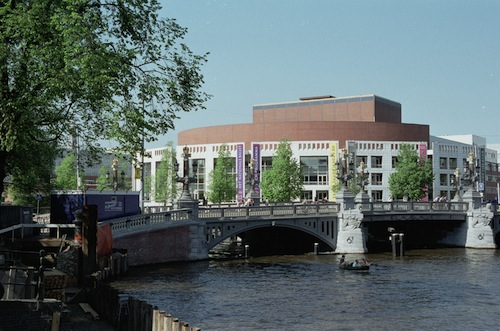
#> input picture data/Images_Homographie/Amst-1.jpg, 500 x 331 px
$ python q4.py
#> lines starting #> are read from the running program, lines starting #| are printed output that depends on the picture; after the words box and inside, x2 and y2 are one past the last pixel; in counts of white or black regions, pixels touching at a corner belong together
### src/q4_aux.py
import numpy as np
import cv2

def fix_color(img_source, img_reference, x_source, y_source, x_ref, y_ref):

    print(img_source.shape)

    # Get pixel colors for color adjustment
    color_source = img_source[y_source, x_source].astype(np.float32)
    color_reference = img_reference[y_ref, x_ref].astype(np.float32)

    # Calculate the necessary color adjustments
    diff = color_reference - color_source

    # Apply color adjustments to image
    img_source = cv2.add(img_source.astype(np.float32), diff)

    # Clip pixel values to valid range
    img_source = np.clip(img_source, 0, 255).astype(np.uint8)

    return img_source

def get_image_paths(image_title):

    if(image_title == "Amsterdam"):
        PATH_IMG1 = '../data/Images_Homographie/Amst-1.jpg'
        PATH_IMG2 = '../data/Images_Homographie/Amst-2.jpg'
        PATH_IMG3 = '../data/Images_Homographie/Amst-3.jpg'

    if(image_title == "Keble"):
        PATH_IMG1 = '../data/Images_Homographie/keble_a.jpg'
        PATH_IMG2 = '../data/Images_Homographie/keble_b.jpg'
        PATH_IMG3 = '../data/Images_Homographie/keble_c.jpg'

    if(image_title == "Paris"):
        PATH_IMG1 = '../data/Images_Homographie/paris_a.jpg'
        PATH_IMG2 = '../data/Images_Homographie/paris_b.jpg'
        PATH_IMG3 = '../data/Images_Homographie/paris_c.jpg'

    return PATH_IMG1, PATH_IMG2, PATH_IMG3

def pre_selected_points(image_title):

    if(image_title == "Amsterdam"):
        X_init1 = [[389, 100], [385, 189], [372, 198], [359, 127], [393, 131], [346, 161]]
        X_final1 = [[42, 103], [36, 190], [23, 199], [11, 126], [46, 134], [0, 165]]
        X_final2 = [[369, 75], [327, 97], [380, 180], [340, 176], [323, 137], [377, 103]]
        X_init2 = [[67, 76], [22, 95], [75, 179], [37, 175], [18, 136], [75, 105]]

    if(image_title == "Keble"):
        X_init1 = [[357, 16], [377, 200], [272, 206], [178, 165], [178, 76], [391, 87]]
        X_final1 = [[199, 25], [214, 201], [111, 206], [12, 164], [14, 68], [228, 94]]
        X_final2 = [[320, 24], [365, 157], [193, 201], [177, 93], [271, 68]]
        X_init2 = [[153, 30], [194, 161], [18, 203], [1, 88], [103, 69]]

    if(image_title == "Paris"):
        X_init1 = [[205, 122], [318, 183], [223, 174], [198, 186]]
        X_final1 = [[27, 117], [145, 183], [44, 175], [13, 186]]
        X_final2 = [[389, 137], [358, 218], [233, 151], [390, 160]]
        X_init2 = [[246, 131], [219, 204], [105, 139], [246, 154]]

    return X_init1, X_final1, X_init2, X_final2

### src/q4.py
import numpy as np
import cv2
from q4_aux import *

USE_PRE_SELECTED_POINTS = True # Set True to use the example points used in the rapport.
IMAGE_SELECTION = "Amsterdam" # 'Amsterdam', 'Keble' or 'Paris'.

print("OpenCV Version: ", cv2.__version__)

# Image paths
PATH_IMG1, PATH_IMG2, PATH_IMG3 = get_image_paths(IMAGE_SELECTION)

# Load images
img1 = cv2.imread(PATH_IMG1)
#> img1 is the input picture: shape (331, 500, 3); mean B, G, R 105.9, 106.3, 92.7
img2 = cv2.imread(PATH_IMG2)
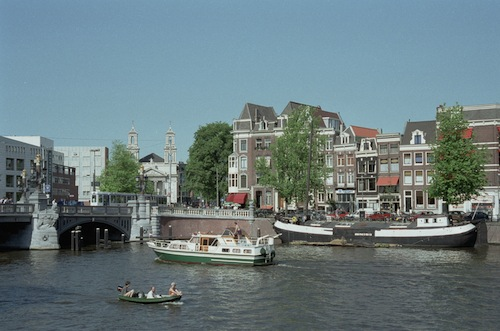
#> input picture data/Images_Homographie/Amst-2.jpg, 500 x 331 px
#> img2 is the input picture: shape (331, 500, 3); mean B, G, R 126.6, 123.3, 105.6
img3 = cv2.imread(PATH_IMG3)
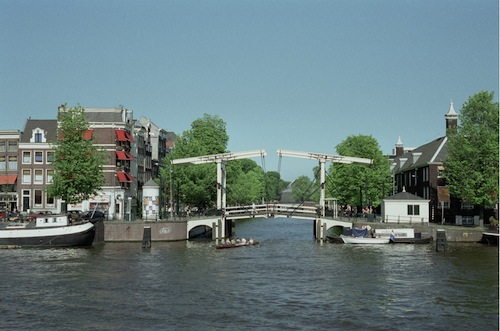
#> input picture data/Images_Homographie/Amst-3.jpg, 500 x 331 px
#> img3 is the input picture: shape (331, 500, 3); mean B, G, R 123.2, 122.6, 102.6

(h1, w1, c1) = img1.shape
#> h1 = 331; w1 = 500; c1 = 3

new_width = 400
new_height = int(new_width * h1 / w1)
#> new_height = 264

img1 = cv2.resize(img1, (new_width, new_height))
#> img1: shape (264, 400, 3)
img2 = cv2.resize(img2, (new_width, new_height))
#> img2: shape (264, 400, 3)
img3 = cv2.resize(img3, (new_width, new_height))
#> img3: shape (264, 400, 3)

# Variables to store points
points_selected = 0
X_init1 = []  # Points in image 1
X_final1 = []  # Points in image 2.1
X_final2 = []  # Points in image 2.2
X_init2 = []  # Points in image 3

# Clone images to allow resetting
clone_img1 = img1.copy()
clone_img2 = img2.copy()
clone_img3 = img3.copy()

if(USE_PRE_SELECTED_POINTS):
    X_init1, X_final1, X_init2, X_final2 = pre_selected_points(IMAGE_SELECTION)
else:

    # Function to select points on images
    def select_points(event, x, y, flags, param):
        global points_selected, X_init1, X_final1, X_final2, X_init2
        global img1, img2, img3

        if event == cv2.EVENT_LBUTTONDOWN:  # Click to select a point
            points_selected += 1
            if param == "Image1":
                X_init1.append([x, y])
                cv2.circle(img1, (x, y), 8, (0, 255, 255), 2)
                print(f"Point {points_selected} added to Image 1: ({x}, {y})")
            elif param == "Image2.1":
                X_final1.append([x, y])
                cv2.circle(img2, (x, y), 8, (0, 255, 255), 2)
                print(f"Point {points_selected} added to Image 2.1: ({x}, {y})")
            elif param == "Image2.2":
                X_final2.append([x, y])
                cv2.circle(img2, (x, y), 8, (0, 255, 255), 2)
                print(f"Point {points_selected} added to Image 2.2: ({x}, {y})")
            elif param == "Image3":
                X_init2.append([x, y])
                cv2.circle(img3, (x, y), 8, (0, 255, 255), 2)
                print(f"Point {points_selected} added to Image 3: ({x}, {y})")

    # Loops for visualization and point selection
    cv2.namedWindow("Image 1")
    cv2.setMouseCallback("Image 1", select_points, param="Image1")

    cv2.namedWindow("Image 2")
    cv2.setMouseCallback("Image 2", select_points, param="Image2.1")

    while True:
        cv2.imshow("Image 1", img1)
        cv2.imshow("Image 2", img2)

        key = cv2.waitKey(1) & 0xFF
        if key == ord("q") and points_selected >= 4:  # Requires at least 4 points
            points_selected = 0
            break

    cv2.setMouseCallback("Image 2", select_points, param="Image2.2")
    cv2.namedWindow("Image 3")
    cv2.setMouseCallback("Image 3", select_points, param="Image3")

    while True:
            cv2.imshow("Image 2", img2)
            cv2.imshow("Image 3", img3)

            key = cv2.waitKey(1) & 0xFF
            if key == ord("q") and points_selected >= 4:  # Requires at least 4 points
                break

# Reset images
img1 = clone_img1
img2 = clone_img2
img3 = clone_img3

# Add boundary points for alignment
X_init1.append([max([point[0] for point in X_init1]), new_height - 1])
X_init1.append([max([point[0] for point in X_init1]), 0])
X_final2.append([min([point[0] for point in X_final2]), new_height - 1])
X_final2.append([min([point[0] for point in X_final2]), 0])
X_final1.append([max([point[0] for point in X_final1]), new_height - 1])
X_final1.append([max([point[0] for point in X_final1]), 0])
X_init2.append([min([point[0] for point in X_init2]), new_height - 1])
X_init2.append([min([point[0] for point in X_init2]), 0])

# Convert selected points to numpy arrays
X_init1 = np.asarray(X_init1, dtype=np.float32)
X_final1 = np.asarray(X_final1, dtype=np.float32)
X_final2 = np.asarray(X_final2, dtype=np.float32)
X_init2 = np.asarray(X_init2, dtype=np.float32)

# Apply color adjustments to images
img1 = fix_color(img1, img2, int(X_init1[0, 0]), int(X_init1[0, 1]), int(X_final1[0, 0]), int(X_final1[0, 1]))
#| (264, 400, 3)
#> in fix_color, `color_source = img_source[y_source, x_source].astype(np.float32)`: color_source = [200, 189, 159]
#> in fix_color, `color_reference = img_reference[y_ref, x_ref].astype(np.float32)`: color_reference = [177, 164, 130]
#> in fix_color, `diff = color_reference - color_source`: diff = [-23, -25, -29]
#> in fix_color, `img_source = np.clip(img_source, 0, 255).astype(np.uint8)`:
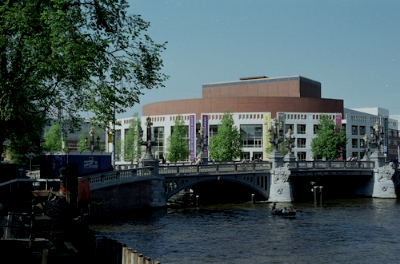
#> img_source: shape (264, 400, 3); mean of channels 0, 1, 2 84.3, 82.6, 66; drawn as B, G, R
img3 = fix_color(img3, img2, int(X_init2[0, 0]), int(X_init2[0, 1]), int(X_final2[0, 0]), int(X_final2[0, 1]))
#| (264, 400, 3)

# Estimate homographies
H1, status = cv2.findHomography(X_init1, X_final1)
#> status = [1, 1, 1, 1, 1, 1, 1, 1]
H2, status = cv2.findHomography(X_init2, X_final2)

# Panorama settings
panorama_width = 1400
panorama_height = 500

# Calculate translation offsets
tx = panorama_width / 2 - new_width / 2
ty = panorama_height / 2 - new_height / 2
#> ty = 118

# Apply translations to homographies
M = np.float32([[1, 0, tx], [0, 1, ty]])
#> M = [[1, 0, 500], [0, 1, 118]]
H1 = np.array([[1, 0, tx], [0, 1, ty], [0, 0, 1]]) @ H1
H2 = np.array([[1, 0, tx], [0, 1, ty], [0, 0, 1]]) @ H2

# Apply translation to the second image
img2 = cv2.warpAffine(img2, M, (panorama_width, panorama_height))
#> img2: shape (500, 1400, 3)

# Remove overlapping areas in images
img1[:, int(np.max(X_init1[:, 0])):] = [0, 0, 0]
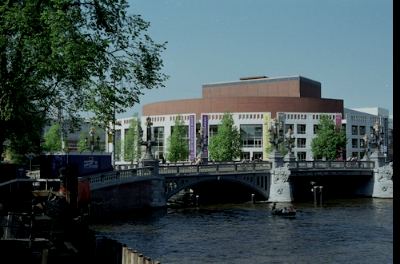
#> img1: shape (264, 400, 3); 1.7% of pixels changed, all inside (x1, y1, x2, y2) = (393, 0, 400, 264); drawn as B, G, R
img3[:, 0:int(np.min(X_init2[:, 0]))] = [0, 0, 0]
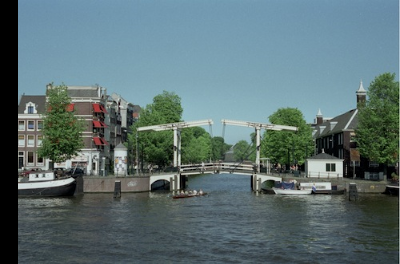
#> img3: shape (264, 400, 3); mean of channels 0, 1, 2 114.5, 112.1, 91.9; drawn as B, G, R

# Warp images according to homographies
img1_warp = cv2.warpPerspective(img1, H1, (panorama_width, panorama_height))
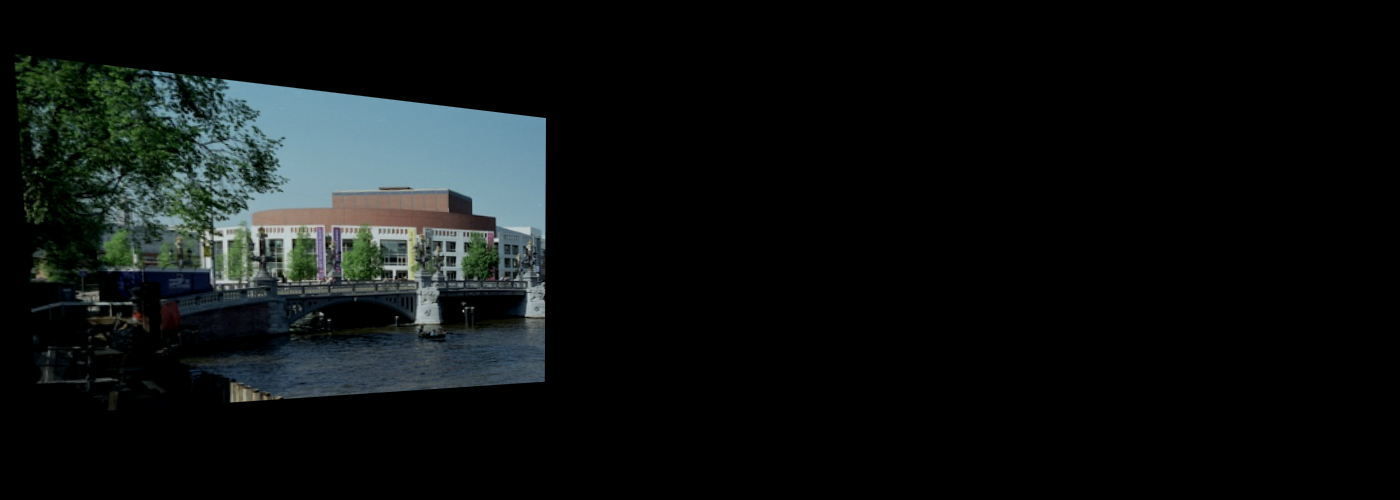
#> img1_warp: shape (500, 1400, 3); mean of channels 0, 1, 2 17.5, 17.6, 13.9; drawn as B, G, R
img3_warp = cv2.warpPerspective(img3, H2, (panorama_width, panorama_height))

# Define boundaries for blending between images
left_blend_start = tx  # Starting point of blending for the left image
right_blend_end = tx + new_width  # Starting point of blending for the right image
top_offset = ty  # Not used, but defines a vertical offset if needed
bottom_offset = ty + new_height  # Not used, similar to the top offset
blend_region_width = 40

# Iterate through each pixel in the panorama
for row in range(panorama_height):
    for col in range(panorama_width):
        # If the current pixel is almost black (indicating an unpopulated region)
        if np.all(img2[row, col] < 10):
            # Use img1_warp for the left half of the panorama
            if col < panorama_width / 2:
                img2[row, col] = img1_warp[row, col]
            # Use img3_warp for the right half
            else:
                img2[row, col] = img3_warp[row, col]

        # Blend img1 and img2 in the left overlap region
        elif left_blend_start <= col < left_blend_start + blend_region_width:
            blend_position = col - left_blend_start
            alpha = blend_position / blend_region_width
            img2[row, col] = (1 - alpha) * img1_warp[row, col] + alpha * img2[row, col]

        # Blend img2 and img3 in the right overlap region
        elif right_blend_end - blend_region_width <= col < right_blend_end:
            blend_position = col - (right_blend_end - blend_region_width)
            alpha = blend_position / blend_region_width
            img2[row, col] = (1 - alpha) * img2[row, col] + alpha * img3_warp[row, col]
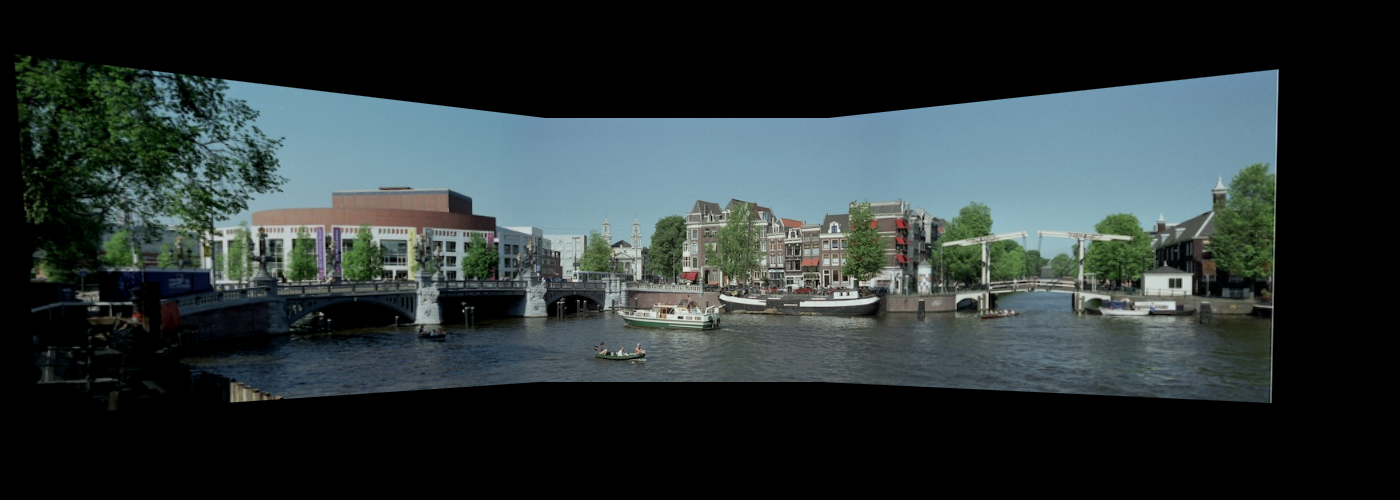
#> img2: shape (500, 1400, 3); mean B, G, R 54.2, 53.5, 43.8

# Display the final panorama
cv2.imshow("Panorama", img2)

k = cv2.waitKey(0)
#> (key q is pressed here)
if (k == ord("q")):
	cv2.destroyAllWindows()
elif (k == ord("s")):
	cv2.imwrite(f"img_rectified{IMAGE_SELECTION}.png",img2)
	cv2.destroyAllWindows()
